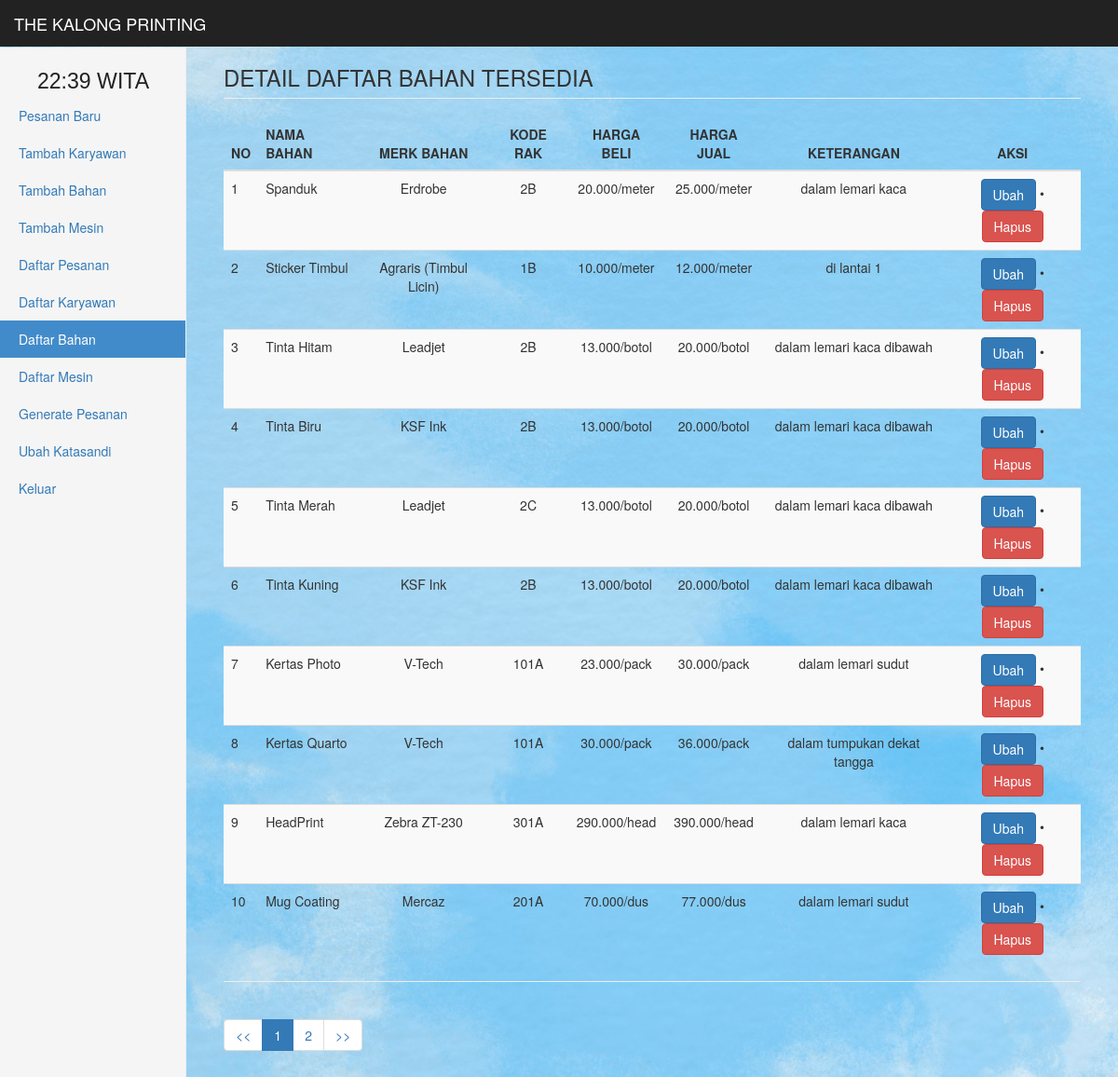
/detail_bahan (signed in), run on the app's committed database.
### tables this page shows
CREATE TABLE `detail_bahan` (
  `id_user` int(10) DEFAULT NULL,
  `nama_bahan` varchar(25) DEFAULT NULL,
  `merk_bahan` varchar(25) DEFAULT NULL,
  `kode_rak` varchar(25) NOT NULL,
  `harga_beli` varchar(50) NOT NULL,
  `harga_jual` varchar(50) NOT NULL,
  `keterangan` varchar(255) NOT NULL
);

### view/adm/detail_bahan.php (the view, shortened to what this page needs)
<h3 class='page-header'>DETAIL DAFTAR BAHAN TERSEDIA</h3>
    <div class='table-resfponsive'>
    <?php
        if (isset($_GET['id_bahan'])) {
            if ($_GET['id_bahan']!=="") {
                $id_user=$_GET['id_bahan'];
                include './view/adm/edit_bahan.php';
            } else {
                header("location:detail_bahan");
            }
        } else {
$limit = 10;
$start = 1;
$slice = 9;
$self_server = "./detail_bahan";
$q = "SELECT * FROM detail_bahan ORDER BY id_user ASC";
$r = $conn->query($q);
$totalrows = $r->num_rows;
if(!isset($_GET['pn']) || !is_numeric($_GET['pn'])){
    $page = 1;
} else {
    $page = $_GET['pn'];
}
$numofpages = ceil($totalrows / $limit);
$limitvalue = $page * $limit - ($limit);
$q = "SELECT*FROM detail_bahan ORDER BY id_user ASC LIMIT $limitvalue, $limit";
$cek_page = $conn->query($q);
if ($cek_page->num_rows != 0) {
    if ($r = $conn->query($q)) {
    if ($r->num_rows!==0) {
            echo "<table class='table table-striped' style='width:100%'>
                    <thead>
                        <tr>
                            <th>NO</th>
                            <th>NAMA BAHAN</th>
                            <th><center>MERK BAHAN</center></th>
                            <th><center>KODE RAK</center></th>
                            <th><center>HARGA BELI</center></th>
                            <th><center>HARGA JUAL</center></th>
                            <th><center>KETERANGAN</center></th>
                            <th><center>AKSI</center></th>
                        </tr>
                    </thead>
                    <tbody>";
                    $query_bahan = $conn->query($q);
                    $no=0;
                    while ($get_bahan = $query_bahan->fetch_assoc()) {
                        $id_bahan = $get_bahan['id_user'];
                        $name = $get_bahan['nama_bahan'];
                        $merk = $get_bahan['merk_bahan'];
                        $kode = $get_bahan['kode_rak'];
                        $harga_beli = $get_bahan['harga_beli'];
                        $harga_jual = $get_bahan['harga_jual'];
                        $keterangan = $get_bahan['keterangan'];
                        $no++;
                        echo "<tr>
                                <td>$no</td>
                                <td>$name</td>
                                <td><center>$merk</center></td>
                                <td><center>$kode</center></td>
                                <td><center>$harga_beli</center></td>
                                <td><center>$harga_jual</center></td>
                                <td><center>$keterangan</center></td>
                                <td><center><a href='detail_bahan&id_bahan=$id_bahan' class='btn btn-primary' title='Edit $name'>Ubah </a> &bullet; <a class='btn btn-danger'style='cursor:pointer' onclick='hapusBahan($id_bahan)' >Hapus</a></center></td>
                            </tr>";
                    }
                    echo "</tbody></table>";
                    } else {
                        echo "<hr />";
                    }
                } else {
                    echo "<div class='alert alert-danger'><strong>Terjadi kesalahan.</strong></div>";
                }
                $sql_cek_row = "SELECT*FROM detail_bahan";
                $q_cek = $conn->query($sql_cek_row);
                $hitung = $q_cek->num_rows;
                if ($hitung >= $limit) {
                    echo "<hr><ul class='pagination'>";
                   if($page!= 1){
                        $pageprev = $page - 1;
                        echo '<li><a href="'.$self_server.'&pn='.$pageprev.'"><<</a></li>';
                    }else{
                        echo "<li><a><<</a></li>";
                    }
                    if (($page + $slice) < $numofpages) {
                        $this_far = $page + $slice;
                    } else {
                        $this_far = $numofpages;
                    }
                    for ($i = $start; $i <= $this_far; $i++){
                        if($i == $page){
                            echo "<li class='active'><a>".$i."</a></li> ";
                        }else{
                            echo '<li><a href="'.$self_server.'&pn='.$i.'">'.$i.'</a></li> ';
                        }
                    }
                    if(($totalrows - ($limit * $page)) > 0){
                        $pagenext = $page + 1;
                        echo '<li><a href="'.$self_server.'&pn='.$pagenext.'">>></a></li>';
                    }else{
                        echo "<li><li><a>>></a></li>";
                    }
                    echo "</ul>";
                }
            } else {
                echo "<div class='alert alert-danger'><strong>Tidak ada data untuk ditampilkan</strong></div>";
            }
        }
     ?>
</div>
<script src="lib/js/sweetalert2.min.js"></script> <link rel="stylesheet" type="text/css" href="lib/js/sweetalert2.css">

### view/adm/detail_bahan.php (style rules this page uses)
body { background-image: url('color.jpg'); background-repeat: no-repeat; background-attachment: fixed; background-size: cover; }

### data on the page
detail_bahan: nama_bahan "Spanduk", merk_bahan "Erdrobe", kode_rak "2B", harga_beli "20.000/meter", harga_jual "25.000/meter", keterangan "dalam lemari kaca"
detail_bahan: nama_bahan "Sticker Timbul", merk_bahan "Agraris (Timbul Licin)", kode_rak "1B", harga_beli "10.000/meter", harga_jual "12.000/meter", keterangan "di lantai 1"
detail_bahan: nama_bahan "Tinta Hitam", merk_bahan "Leadjet", kode_rak "2B", harga_beli "13.000/botol", harga_jual "20.000/botol", keterangan "dalam lemari kaca dibawah"
detail_bahan: nama_bahan "Tinta Biru", merk_bahan "KSF Ink", kode_rak "2B", harga_beli "13.000/botol", harga_jual "20.000/botol", keterangan "dalam lemari kaca dibawah"
detail_bahan: nama_bahan "Tinta Merah", merk_bahan "Leadjet", kode_rak "2C", harga_beli "13.000/botol", harga_jual "20.000/botol", keterangan "dalam lemari kaca dibawah"
detail_bahan: nama_bahan "Tinta Kuning", merk_bahan "KSF Ink", kode_rak "2B", harga_beli "13.000/botol", harga_jual "20.000/botol", keterangan "dalam lemari kaca dibawah"
detail_bahan: nama_bahan "Kertas Photo", merk_bahan "V-Tech", kode_rak "101A", harga_beli "23.000/pack", harga_jual "30.000/pack", keterangan "dalam lemari sudut"
detail_bahan: nama_bahan "Kertas Quarto", merk_bahan "V-Tech", kode_rak "101A", harga_beli "30.000/pack", harga_jual "36.000/pack", keterangan "dalam tumpukan dekat tangga"
detail_bahan: nama_bahan "HeadPrint", merk_bahan "Zebra ZT-230", kode_rak "301A", harga_beli "290.000/head", harga_jual "390.000/head", keterangan "dalam lemari kaca"
detail_bahan: nama_bahan "Mug Coating", merk_bahan "Mercaz", kode_rak "201A", harga_beli "70.000/dus", harga_jual "77.000/dus", keterangan "dalam lemari sudut"

### other printed values
$name[$i] "Pesanan Baru"
$name[$i] "Tambah Karyawan"
$name[$i] "Tambah Bahan"
$name[$i] "Tambah Mesin"
$name[$i] "Daftar Pesanan"
$name[$i] "Daftar Karyawan"
$name[$i] "Daftar Bahan"
$name[$i] "Daftar Mesin"
$name[$i] "Generate Pesanan"
$name[$i] "Ubah Katasandi"
$name[$i] "Keluar"
